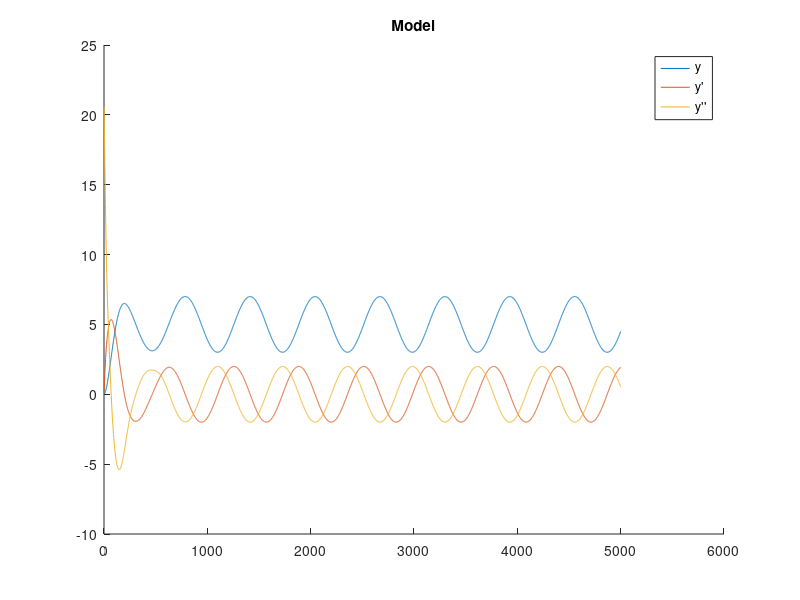
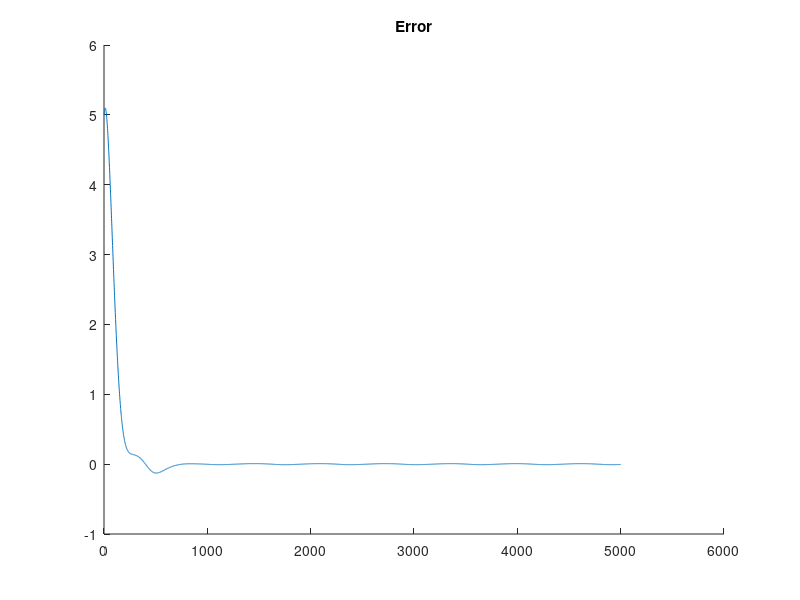
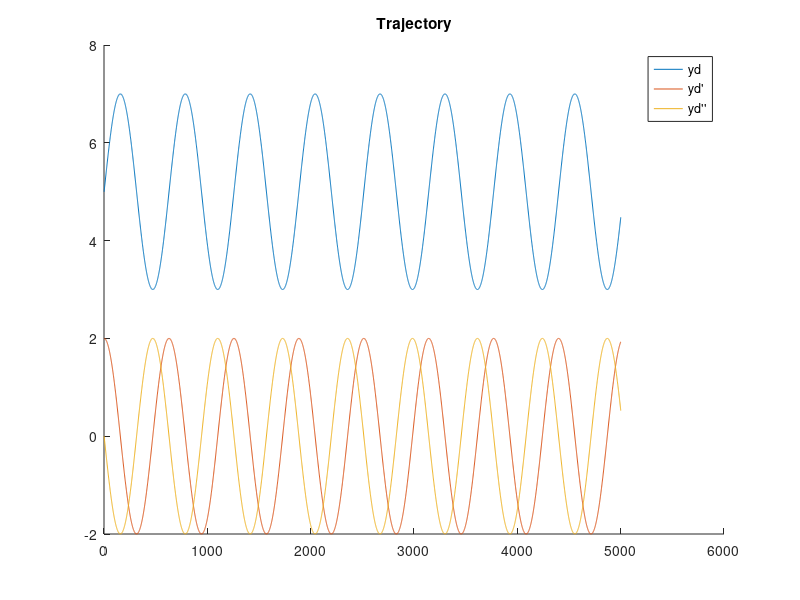
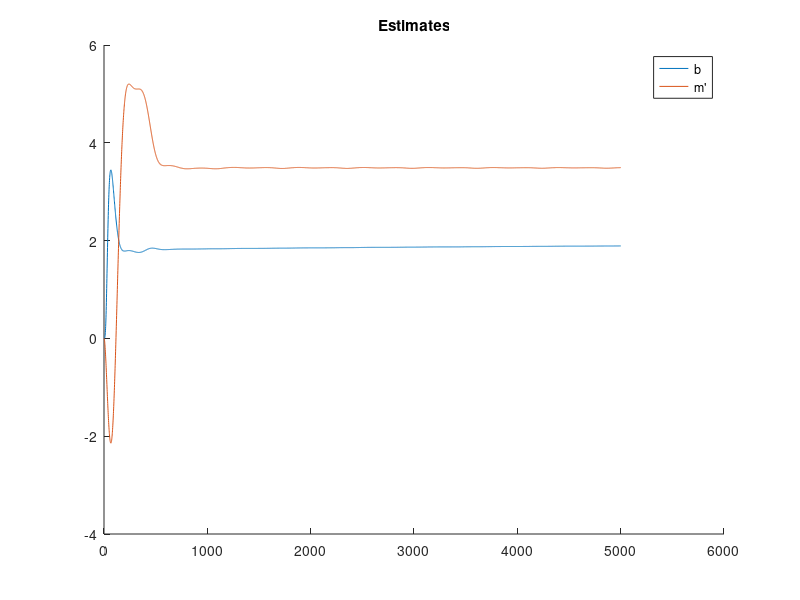

Recreate these plots in MATLAB, in order.
% author: Mesih Veysi Kılınç
% date:   11-07-2019
% title:  Nonlinear Controller Simulation with adaptive control.
clc
clear all

%model parameters
m = 3.5; b = 2;

%estimates
be = 0; bedot = 0;
me = 0; medot = 0;
g1 = 2; g2 = 3;
r = 0;

%gains
a = 1; k = 10;

q = 0;  qdot = 0; qddot = 0;
yd = 5; ydot = 0; yddot = 0;
e = yd-q; edot = 0; eddot = 0; 

%for ploting
index = 1;
qp = []; qdotp = []; qddotp = [];
ep = []; edotp = []; eddotp = [];
ydp = []; ydotp = []; yddotp = [];
bep = []; mep = []; 

step = 0.01;
for t=0:step:50
  
  %desired trajectory
  yd = 5 + 2*sin(t);
  ydot = 2*cos(t);
  yddot = -2*sin(t);
  
  %errors
  e = yd - q;
  edot = ydot - qdot;
  eddot = yddot - qddot;
  r = edot + a*e;
  
  %estimates
  bedot = (g1*q*qdot*r)/(1+q*q);
  medot = (g2*yddot*r);
  be = be + bedot*step;
  me = me + medot*step;
  
  %control signal
  u = be*q*qdot+me*(1+q*q)*yddot + (1+q*q)*(k*(edot + a*e) + a*edot);
  
  %model
  qddot = (u-(b*q*qdot))/(m*(1+q*q));
  
  %integrate
  qdot = qdot + qddot*step;
  q  = q  + qdot*step;
  
  %for plotting
  qp(index) = q;
  qdotp(index) = qdot;
  qddotp(index) = qddot;
  ep(index) = e;
  edotp(index) = edot;
  eddotp(index) = eddot;
  ydp(index) = yd;
  ydotp(index) = ydot;
  yddotp(index) = yddot;
  bep(index) = be;
  mep(index) = me;
  index = index+1;
endfor

figure(1)
hold on;
plot(qp);
plot(qdotp);
plot(qddotp);
legend("y", "y'", "y''");
title("Model");

figure(2)
hold on;
plot(ep)
%plot(edotp)
%plot(eddotp)
%legend("e", "e'", "e''");
title("Error");

figure(3)
hold on;
plot(ydp)
plot(ydotp)
plot(yddotp)
legend("yd", "yd'", "yd''");
title("Trajectory");

figure(4)
hold on;
plot(bep)
plot(mep)
legend("b", "m'");
title("Estimates");
